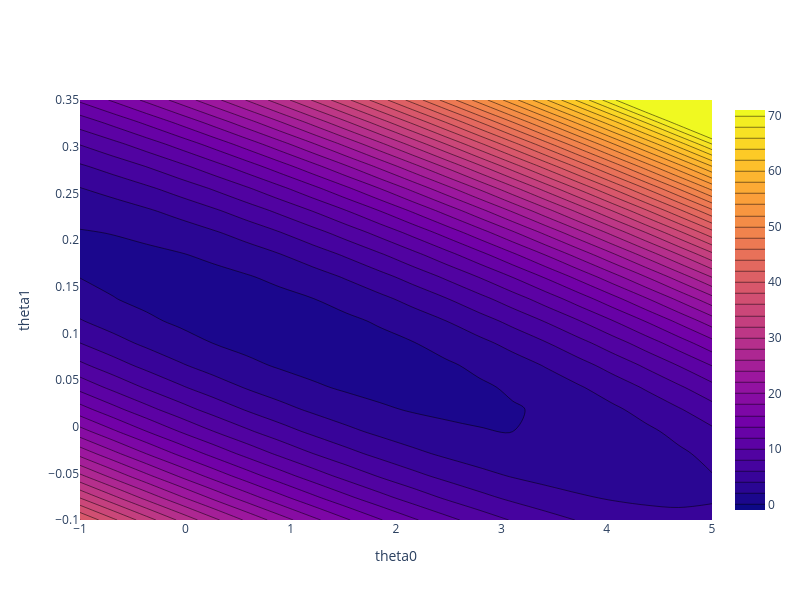

Notebook cell for this chart:
### Markdown cell above
Play around with the plot above. We have marked the lowest point on the surface in red – this is the combination of $\theta_0$ and $\theta_1$ that leads to the lowest MSE for the model.

Alternatively, we can visualize a bird's-eye view of the loss surface from above using a contour plot:

### Code cell
contour = go.Contour(x=u[0], y=v[:, 0], z=np.reshape(MSE, u.shape), 
                     contours=dict(start=0, end=70,size=2))
fig = go.Figure(contour)
fig.update_layout(
    xaxis_title = "theta0",
    yaxis_title = "theta1", autosize=False, width=800, height=600)

fig.show()

### Figure 1 — Plotly figure (JSON) as saved in the notebook; plotly's stock layout.template omitted (floating-point values rounded to 4 significant figures; data arrays with more than 128 entries replaced by an {"elided": "..."} marker saying what was removed)
{"data": [{"contours": {"end": 70, "size": 2, "start": 0}, "type": "contour", "x": [-1.0, -0.6842, -0.3684, -0.05263, 0.2632, 0.5789, 0.8947, 1.211, 1.526, 1.842, 2.158, 2.474, 2.789, 3.105, 3.421, 3.737, 4.053, 4.368, 4.684, 5.0], "y": [-0.1, -0.07632, -0.05263, -0.02895, -0.005263, 0.01842, 0.04211, 0.06579, 0.08947, 0.1132, 0.1368, 0.1605, 0.1842, 0.2079, 0.2316, 0.2553, 0.2789, 0.3026, 0.3263, 0.35], "z": {"elided": "20x20 float values"}}], "layout": {"autosize": false, "height": 600, "width": 800, "xaxis": {"title": {"text": "theta0"}}, "yaxis": {"title": {"text": "theta1"}}}}
